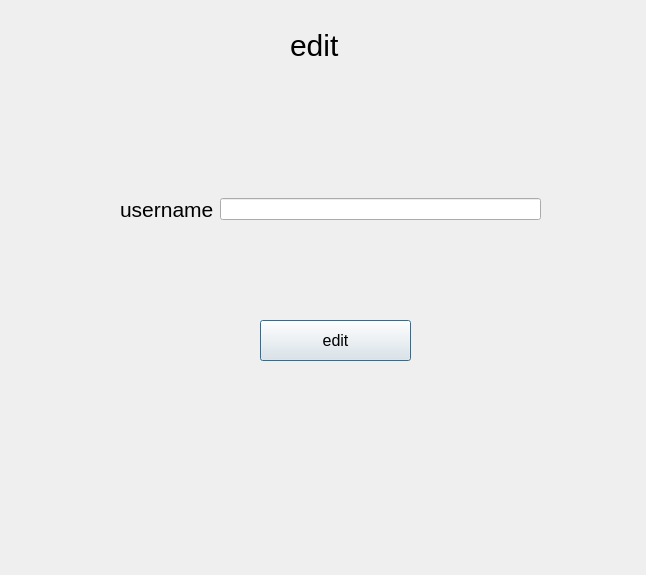
<?xml version="1.0" encoding="UTF-8"?>
<ui version="4.0">
 <class>edit</class>
 <widget class="QDialog" name="edit">
  <property name="geometry">
   <rect>
    <x>0</x>
    <y>0</y>
    <width>646</width>
    <height>575</height>
   </rect>
  </property>
  <property name="windowTitle">
   <string>Dialog</string>
  </property>
  <widget class="QLabel" name="label_10">
   <property name="geometry">
    <rect>
     <x>290</x>
     <y>30</y>
     <width>91</width>
     <height>31</height>
    </rect>
   </property>
   <property name="styleSheet">
    <string notr="true">QLabel{font-size:30px;}</string>
   </property>
   <property name="text">
    <string>edit</string>
   </property>
  </widget>
  <widget class="QPushButton" name="editbutton">
   <property name="geometry">
    <rect>
     <x>260</x>
     <y>320</y>
     <width>151</width>
     <height>41</height>
    </rect>
   </property>
   <property name="styleSheet">
    <string notr="true">font-size: 12pt;</string>
   </property>
   <property name="text">
    <string>edit</string>
   </property>
  </widget>
  <widget class="QWidget" name="layoutWidget">
   <property name="geometry">
    <rect>
     <x>120</x>
     <y>190</y>
     <width>421</width>
     <height>38</height>
    </rect>
   </property>
   <layout class="QHBoxLayout" name="horizontalLayout">
    <item>
     <widget class="QLabel" name="label">
      <property name="styleSheet">
       <string notr="true">font-size: 16pt;</string>
      </property>
      <property name="text">
       <string>username</string>
      </property>
     </widget>
    </item>
    <item>
     <widget class="QLineEdit" name="lineEdit_9"/>
    </item>
   </layout>
  </widget>
 </widget>
 <resources/>
 <connections/>
</ui>
